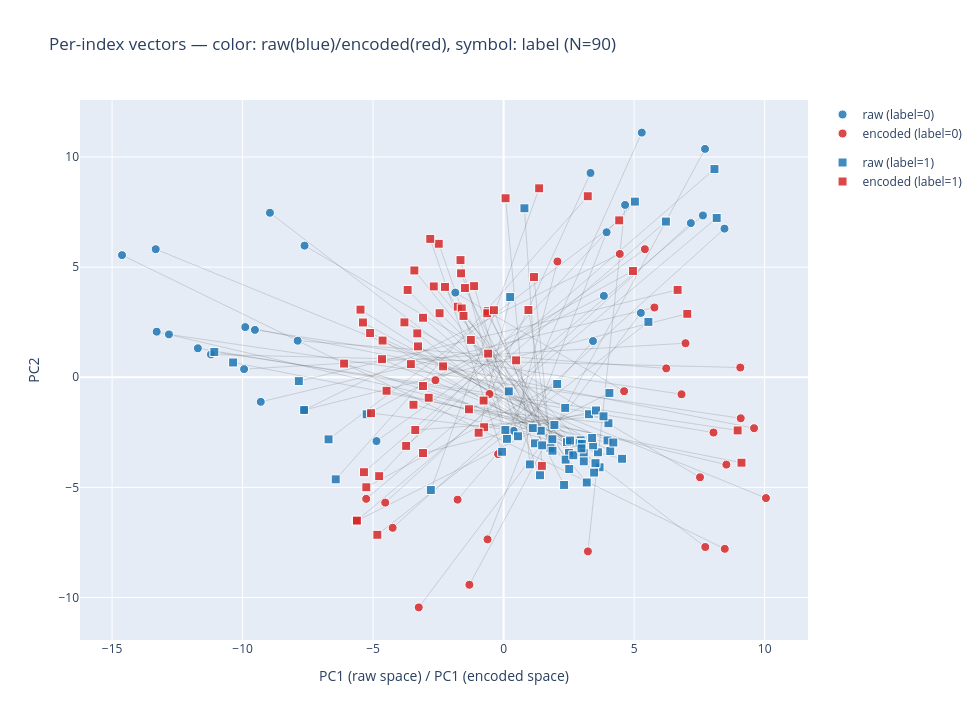

The notebook cell saved with this chart:
### Code cell
labels = sorted(df_vec["label"].unique())
label_symbols = ["circle", "square", "triangle-up", "star", "hexagram"]

raw_color = "rgba(31, 119, 180, 0.85)"  # blue
enc_color = "rgba(214, 39, 40, 0.85)"  # red

line_x = np.column_stack(
    [df_vec["raw_x"], df_vec["enc_x"], np.full(len(df_vec), np.nan)]
).ravel()
line_y = np.column_stack(
    [df_vec["raw_y"], df_vec["enc_y"], np.full(len(df_vec), np.nan)]
).ravel()

fig = go.Figure()

fig.add_trace(
    go.Scatter(
        x=line_x,
        y=line_y,
        mode="lines",
        line=dict(color="rgba(80,80,80,0.20)", width=1),
        hoverinfo="skip",
        showlegend=False,
    )
)

for i, lbl in enumerate(labels):
    sym = label_symbols[i % len(label_symbols)]
    mask = df_vec["label"] == lbl
    subset = df_vec[mask]

    # raw — blue, label symbol
    fig.add_trace(
        go.Scatter(
            x=subset["raw_x"],
            y=subset["raw_y"],
            mode="markers",
            marker=dict(
                size=9, symbol=sym, color=raw_color, line=dict(width=1, color="white")
            ),
            name=f"raw (label={lbl})",
            legendgroup=f"label_{lbl}",
            text=[f"idx={r}, label={lbl}" for r in subset["idx"]],
            hovertemplate="RAW<br>%{text}<br>x=%{x:.3f}, y=%{y:.3f}<extra></extra>",
        )
    )

    # encoded — red, same label symbol
    fig.add_trace(
        go.Scatter(
            x=subset["enc_x"],
            y=subset["enc_y"],
            mode="markers",
            marker=dict(
                size=9, symbol=sym, color=enc_color, line=dict(width=1, color="white")
            ),
            name=f"encoded (label={lbl})",
            legendgroup=f"label_{lbl}",
            text=[
                f"idx={r}, label={lbl}, norm={n:.3f}"
                for r, n in zip(subset["idx"], subset["vec_norm"])
            ],
            hovertemplate="ENCODED<br>%{text}<br>x=%{x:.3f}, y=%{y:.3f}<extra></extra>",
        )
    )

fig.update_layout(
    title=f"Per-index vectors — color: raw(blue)/encoded(red), symbol: label (N={len(df_vec)})",
    xaxis_title="PC1 (raw space) / PC1 (encoded space)",
    yaxis_title="PC2",
    width=980,
    height=720,
    legend=dict(groupclick="toggleitem"),
)
fig.show()

### Figure 1 — Plotly figure (JSON) as saved in the notebook; plotly's stock layout.template omitted (floating-point values rounded to 4 significant figures; data arrays with more than 128 entries replaced by an {"elided": "..."} marker saying what was removed)
{"data": [{"hoverinfo": "skip", "line": {"color": "rgba(80,80,80,0.20)", "width": 1}, "mode": "lines", "showlegend": false, "type": "scatter", "x": {"elided": "270 float values"}, "y": {"elided": "270 float values"}}, {"hovertemplate": "RAW<br>%{text}<br>x=%{x:.3f}, y=%{y:.3f}<extra></extra>", "legendgroup": "label_0", "marker": {"color": "rgba(31, 119, 180, 0.85)", "line": {"color": "white", "width": 1}, "size": 9, "symbol": "circle"}, "mode": "markers", "name": "raw (label=0)", "text": ["idx=9, label=0", "idx=13, label=0", "idx=17, label=0", "idx=19, label=0", "idx=20, label=0", "idx=22, label=0", "idx=24, label=0", "idx=28, label=0", "idx=29, label=0", "idx=30, label=0", "idx=31, label=0", "idx=38, label=0", "idx=43, label=0", "idx=45, label=0", "idx=48, label=0", "idx=51, label=0", "idx=52, label=0", "idx=63, label=0", "idx=65, label=0", "idx=68, label=0", "idx=72, label=0", "idx=73, label=0", "idx=79, label=0", "idx=81, label=0", "idx=83, label=0", "idx=85, label=0", "idx=86, label=0", "idx=89, label=0"], "type": "scatter", "x": [3.84, 3.33, -13.29, -14.62, 4.655, 5.258, 3.424, -11.21, -12.82, 8.462, 7.717, -7.642, 7.173, -9.528, -9.304, 7.636, -9.943, -1.851, -7.626, -13.33, 0.385, -4.87, -8.952, 5.294, -11.71, -7.89, 3.946, -9.897], "y": [3.696, 9.276, 2.069, 5.546, 7.825, 2.922, 1.644, 1.037, 1.946, 6.749, 10.37, -1.494, 7.0, 2.152, -1.115, 7.347, 0.3699, 3.844, 5.976, 5.816, -2.433, -2.898, 7.47, 11.11, 1.316, 1.661, 6.584, 2.278]}, {"hovertemplate": "ENCODED<br>%{text}<br>x=%{x:.3f}, y=%{y:.3f}<extra></extra>", "legendgroup": "label_0", "marker": {"color": "rgba(214, 39, 40, 0.85)", "line": {"color": "white", "width": 1}, "size": 9, "symbol": "circle"}, "mode": "markers", "name": "encoded (label=0)", "text": ["idx=9, label=0, norm=7.503", "idx=13, label=0, norm=10.758", "idx=17, label=0, norm=22.643", "idx=19, label=0, norm=26.666", "idx=20, label=0, norm=15.795", "idx=22, label=0, norm=15.848", "idx=24, label=0, norm=8.875", "idx=28, label=0, norm=20.289", "idx=29, label=0, norm=22.234", "idx=30, label=0, norm=18.606", "idx=31, label=0, norm=21.752", "idx=38, label=0, norm=14.020", "idx=43, label=0, norm=17.267", "idx=45, label=0, norm=16.603", "idx=48, label=0, norm=15.677", "idx=51, label=0, norm=18.220", "idx=52, label=0, norm=16.953", "idx=63, label=0, norm=7.866", "idx=65, label=0, norm=18.444", "idx=68, label=0, norm=25.968", "idx=72, label=0, norm=7.872", "idx=73, label=0, norm=13.477", "idx=79, label=0, norm=22.550", "idx=81, label=0, norm=15.599", "idx=83, label=0, norm=20.121", "idx=85, label=0, norm=14.176", "idx=86, label=0, norm=14.672", "idx=89, label=0, norm=20.025"], "type": "scatter", "x": [-2.612, -0.5411, 8.533, 8.473, 3.23, -3.251, -1.763, 9.068, 9.084, -4.251, -1.312, 4.45, -4.535, 6.816, 5.777, -5.265, 6.969, 4.616, 7.524, 10.05, 2.062, 5.412, 7.727, -0.2114, 8.04, 6.23, -0.6162, 9.595], "y": [-0.1339, -0.7607, -3.966, -7.789, -7.906, -10.45, -5.557, 0.4422, -1.862, -6.836, -9.421, 5.6, -5.692, -0.7725, 3.168, -5.52, 1.547, -0.6325, -4.541, -5.485, 5.258, 5.815, -7.707, -3.487, -2.51, 0.4035, -7.361, -2.313]}, {"hovertemplate": "RAW<br>%{text}<br>x=%{x:.3f}, y=%{y:.3f}<extra></extra>", "legendgroup": "label_1", "marker": {"color": "rgba(31, 119, 180, 0.85)", "line": {"color": "white", "width": 1}, "size": 9, "symbol": "square"}, "mode": "markers", "name": "raw (label=1)", "text": ["idx=0, label=1", "idx=1, label=1", "idx=2, label=1", "idx=3, label=1", "idx=4, label=1", "idx=5, label=1", "idx=6, label=1", "idx=7, label=1", "idx=8, label=1", "idx=10, label=1", "idx=11, label=1", "idx=12, label=1", "idx=14, label=1", "idx=15, label=1", "idx=16, label=1", "idx=18, label=1", "idx=21, label=1", "idx=23, label=1", "idx=25, label=1", "idx=26, label=1", "idx=27, label=1", "idx=32, label=1", "idx=33, label=1", "idx=34, label=1", "idx=35, label=1", "idx=36, label=1", "idx=37, label=1", "idx=39, label=1", "idx=40, label=1", "idx=41, label=1", "idx=42, label=1", "idx=44, label=1", "idx=46, label=1", "idx=47, label=1", "idx=49, label=1", "idx=50, label=1", "idx=53, label=1", "idx=54, label=1", "idx=55, label=1", "idx=56, label=1", "idx=57, label=1", "idx=58, label=1", "idx=59, label=1", "idx=60, label=1", "idx=61, label=1", "idx=62, label=1", "idx=64, label=1", "idx=66, label=1", "idx=67, label=1", "idx=69, label=1", "idx=70, label=1", "idx=71, label=1", "idx=74, label=1", "idx=75, label=1", "idx=76, label=1", "idx=77, label=1", "idx=78, label=1", "idx=80, label=1", "idx=82, label=1", "idx=84, label=1", "idx=87, label=1", "idx=88, label=1"], "type": "scatter", "x": [2.95, 2.506, 1.843, 2.427, 3.068, 3.273, 4.053, -11.08, 0.252, 2.913, 2.317, -2.788, 1.006, 2.361, 1.394, -6.706, 1.202, 8.163, 4.017, 1.793, 3.54, -6.432, 2.546, 0.1978, -5.247, 3.185, 3.615, 8.078, 1.868, 3.827, 2.376, 4.538, 1.423, 6.218, 0.5525, 5.548, 0.1285, 2.671, 3.071, 0.7977, 1.946, 2.054, -0.05767, 3.676, 0.06872, 2.515, 1.478, 3.98, 4.086, -7.846, 4.203, 1.873, 1.117, 2.997, 3.468, -7.644, 3.431, -10.36, 2.983, 3.52, 5.029, 3.392], "y": [-2.864, -3.436, -3.24, -2.945, -3.445, -1.678, -0.7126, 1.149, 3.642, -2.993, -4.891, -5.118, -3.956, -1.39, -4.449, -2.819, -3.0, 7.233, -2.087, -3.202, -1.508, -4.634, -2.873, -0.6427, -1.681, -4.777, -3.407, 9.454, -2.814, -1.773, -3.739, -3.701, -2.427, 7.07, -2.68, 2.514, -2.796, -3.542, -3.817, 7.673, -2.166, -0.3041, -3.383, -4.088, -2.393, -4.167, -3.092, -2.867, -3.348, -0.1746, -2.962, -3.335, -2.31, -3.022, -4.327, -1.487, -3.091, 0.6716, -3.229, -3.9, 7.976, -2.758]}, {"hovertemplate": "ENCODED<br>%{text}<br>x=%{x:.3f}, y=%{y:.3f}<extra></extra>", "legendgroup": "label_1", "marker": {"color": "rgba(214, 39, 40, 0.85)", "line": {"color": "white", "width": 1}, "size": 9, "symbol": "square"}, "mode": "markers", "name": "encoded (label=1)", "text": ["idx=0, label=1, norm=9.909", "idx=1, label=1, norm=9.643", "idx=2, label=1, norm=6.706", "idx=3, label=1, norm=7.894", "idx=4, label=1, norm=10.751", "idx=5, label=1, norm=4.060", "idx=6, label=1, norm=11.306", "idx=7, label=1, norm=20.361", "idx=8, label=1, norm=6.277", "idx=10, label=1, norm=8.477", "idx=11, label=1, norm=9.716", "idx=12, label=1, norm=14.313", "idx=14, label=1, norm=12.121", "idx=15, label=1, norm=7.282", "idx=16, label=1, norm=9.655", "idx=18, label=1, norm=14.929", "idx=21, label=1, norm=7.896", "idx=23, label=1, norm=19.461", "idx=25, label=1, norm=5.382", "idx=26, label=1, norm=7.778", "idx=27, label=1, norm=6.904", "idx=32, label=1, norm=16.077", "idx=33, label=1, norm=7.017", "idx=34, label=1, norm=1.890", "idx=35, label=1, norm=12.100", "idx=36, label=1, norm=11.673", "idx=37, label=1, norm=6.943", "idx=39, label=1, norm=19.230", "idx=40, label=1, norm=3.168", "idx=41, label=1, norm=7.236", "idx=42, label=1, norm=7.293", "idx=44, label=1, norm=8.358", "idx=46, label=1, norm=3.331", "idx=47, label=1, norm=14.239", "idx=49, label=1, norm=7.023", "idx=50, label=1, norm=14.187", "idx=53, label=1, norm=9.236", "idx=54, label=1, norm=8.071", "idx=55, label=1, norm=9.803", "idx=56, label=1, norm=11.715", "idx=57, label=1, norm=5.025", "idx=58, label=1, norm=8.688", "idx=59, label=1, norm=10.051", "idx=60, label=1, norm=10.111", "idx=61, label=1, norm=7.902", "idx=62, label=1, norm=8.374", "idx=64, label=1, norm=6.409", "idx=66, label=1, norm=10.320", "idx=67, label=1, norm=8.765", "idx=69, label=1, norm=15.092", "idx=70, label=1, norm=9.376", "idx=71, label=1, norm=6.456", "idx=74, label=1, norm=6.171", "idx=75, label=1, norm=7.367", "idx=76, label=1, norm=7.655", "idx=77, label=1, norm=15.317", "idx=78, label=1, norm=10.238", "idx=80, label=1, norm=20.001", "idx=82, label=1, norm=6.700", "idx=84, label=1, norm=9.057", "idx=87, label=1, norm=15.855", "idx=88, label=1, norm=8.163"], "type": "scatter", "x": [-5.389, -3.676, -0.6051, -3.088, -5.482, -0.7447, -5.64, 8.966, -0.9578, -4.658, -1.483, 1.362, 0.07504, -3.8, -1.63, 4.43, -2.247, -5.619, -1.328, 1.164, -3.088, 3.223, -3.554, -0.5919, 4.955, -3.418, -2.87, -5.351, -0.7674, -3.383, -0.6271, -3.453, 0.4798, -3.733, -1.13, -4.837, -2.485, -1.758, -2.676, 1.466, -2.317, -5.259, -2.811, -4.636, -1.651, -1.604, -0.37, -5.115, -3.281, 6.667, -5.077, 0.9507, -3.306, -1.537, -1.255, 7.038, -6.111, 9.114, -3.089, -2.453, -4.767, -4.484], "y": [2.487, 3.964, 3.002, 2.703, 3.072, -2.268, -6.532, -2.414, -2.517, 0.8216, 4.051, 8.58, 8.129, 2.492, 4.72, 7.125, 4.103, -6.507, -1.453, 4.55, -3.44, 8.22, 0.5966, 1.075, 4.826, 4.85, -0.9288, -4.31, -1.056, -2.394, 2.907, -1.248, 0.7678, -3.115, 4.138, -7.152, 6.062, 3.205, 4.125, -4.023, 0.4951, -4.994, 6.284, 1.667, 5.32, 3.125, 3.045, 2.01, 1.403, 3.967, -1.63, 3.054, 1.994, 2.785, 1.696, 2.881, 0.6214, -3.879, -0.3979, 2.908, -4.491, -0.612]}], "layout": {"height": 720, "legend": {"groupclick": "toggleitem"}, "title": {"text": "Per-index vectors — color: raw(blue)/encoded(red), symbol: label (N=90)"}, "width": 980, "xaxis": {"title": {"text": "PC1 (raw space) / PC1 (encoded space)"}}, "yaxis": {"title": {"text": "PC2"}}}}
